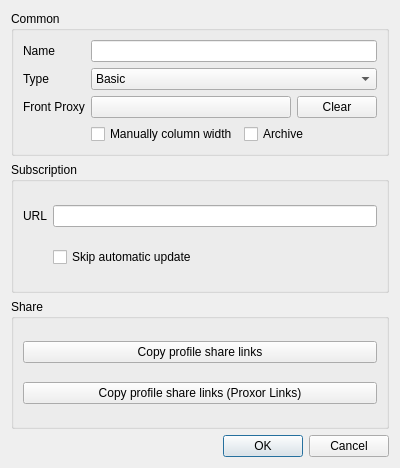
<?xml version="1.0" encoding="UTF-8"?>
<ui version="4.0">
 <class>DialogEditGroup</class>
 <widget class="QDialog" name="DialogEditGroup">
  <property name="geometry">
   <rect>
    <x>0</x>
    <y>0</y>
    <width>400</width>
    <height>468</height>
   </rect>
  </property>
  <property name="minimumSize">
   <size>
    <width>400</width>
    <height>300</height>
   </size>
  </property>
  <property name="windowTitle">
   <string>Edit Group</string>
  </property>
  <layout class="QVBoxLayout" name="verticalLayout">
   <item>
    <widget class="QGroupBox" name="cat_common">
     <property name="sizePolicy">
      <sizepolicy hsizetype="Preferred" vsizetype="Maximum">
       <horstretch>0</horstretch>
       <verstretch>0</verstretch>
      </sizepolicy>
     </property>
     <property name="title">
      <string>Common</string>
     </property>
     <layout class="QGridLayout" name="main">
      <item row="0" column="1">
       <widget class="QLineEdit" name="name"/>
      </item>
      <item row="1" column="0">
       <widget class="QLabel" name="label_2">
        <property name="text">
         <string>Type</string>
        </property>
       </widget>
      </item>
      <item row="1" column="1">
       <widget class="QComboBox" name="type">
        <item>
         <property name="text">
          <string>Basic</string>
         </property>
        </item>
        <item>
         <property name="text">
          <string>Subscription</string>
         </property>
        </item>
       </widget>
      </item>
      <item row="2" column="0">
       <widget class="QLabel" name="front_proxy_l">
        <property name="text">
         <string>Front Proxy</string>
        </property>
       </widget>
      </item>
      <item row="3" column="1">
       <layout class="QHBoxLayout" name="horizontalLayout_2">
        <item>
         <widget class="QCheckBox" name="manually_column_width">
          <property name="text">
           <string>Manually column width</string>
          </property>
         </widget>
        </item>
        <item>
         <widget class="QCheckBox" name="archive">
          <property name="text">
           <string>Archive</string>
          </property>
         </widget>
        </item>
       </layout>
      </item>
      <item row="0" column="0">
       <widget class="QLabel" name="label">
        <property name="text">
         <string>Name</string>
        </property>
       </widget>
      </item>
      <item row="2" column="1">
       <layout class="QHBoxLayout" name="horizontalLayout">
        <item>
         <widget class="QPushButton" name="front_proxy">
          <property name="text">
           <string notr="true"/>
          </property>
         </widget>
        </item>
        <item>
         <widget class="QPushButton" name="front_proxy_clear">
          <property name="sizePolicy">
           <sizepolicy hsizetype="Maximum" vsizetype="Fixed">
            <horstretch>0</horstretch>
            <verstretch>0</verstretch>
           </sizepolicy>
          </property>
          <property name="text">
           <string>Clear</string>
          </property>
         </widget>
        </item>
       </layout>
      </item>
     </layout>
    </widget>
   </item>
   <item>
    <widget class="QGroupBox" name="cat_sub">
     <property name="title">
      <string>Subscription</string>
     </property>
     <layout class="QGridLayout" name="_2">
      <item row="0" column="0">
       <widget class="QLabel" name="label_4">
        <property name="text">
         <string>URL</string>
        </property>
       </widget>
      </item>
      <item row="0" column="1">
       <widget class="MyLineEdit" name="url"/>
      </item>
      <item row="1" column="1">
       <widget class="QCheckBox" name="skip_auto_update">
        <property name="text">
         <string>Skip automatic update</string>
        </property>
       </widget>
      </item>
     </layout>
    </widget>
   </item>
   <item>
    <widget class="QGroupBox" name="cat_share">
     <property name="title">
      <string>Share</string>
     </property>
     <layout class="QVBoxLayout" name="verticalLayout_2">
      <item>
       <widget class="QPushButton" name="copy_links">
        <property name="text">
         <string>Copy profile share links</string>
        </property>
       </widget>
      </item>
      <item>
       <widget class="QPushButton" name="copy_links_nkr">
        <property name="text">
         <string>Copy profile share links (Proxor Links)</string>
        </property>
       </widget>
      </item>
     </layout>
    </widget>
   </item>
   <item>
    <widget class="QDialogButtonBox" name="buttonBox">
     <property name="standardButtons">
      <set>QDialogButtonBox::Cancel|QDialogButtonBox::Ok</set>
     </property>
    </widget>
   </item>
  </layout>
 </widget>
 <customwidgets>
  <customwidget>
   <class>MyLineEdit</class>
   <extends>QLineEdit</extends>
   <header>ui/widget/MyLineEdit.h</header>
  </customwidget>
 </customwidgets>
 <tabstops>
  <tabstop>name</tabstop>
  <tabstop>type</tabstop>
  <tabstop>front_proxy</tabstop>
  <tabstop>front_proxy_clear</tabstop>
  <tabstop>manually_column_width</tabstop>
  <tabstop>archive</tabstop>
  <tabstop>url</tabstop>
  <tabstop>skip_auto_update</tabstop>
  <tabstop>copy_links</tabstop>
  <tabstop>copy_links_nkr</tabstop>
 </tabstops>
 <resources/>
 <connections>
  <connection>
   <sender>buttonBox</sender>
   <signal>rejected()</signal>
   <receiver>DialogEditGroup</receiver>
   <slot>reject()</slot>
   <hints>
    <hint type="sourcelabel">
     <x>199</x>
     <y>275</y>
    </hint>
    <hint type="destinationlabel">
     <x>199</x>
     <y>149</y>
    </hint>
   </hints>
  </connection>
  <connection>
   <sender>buttonBox</sender>
   <signal>accepted()</signal>
   <receiver>DialogEditGroup</receiver>
   <slot>accept()</slot>
   <hints>
    <hint type="sourcelabel">
     <x>199</x>
     <y>291</y>
    </hint>
    <hint type="destinationlabel">
     <x>199</x>
     <y>157</y>
    </hint>
   </hints>
  </connection>
 </connections>
</ui>
